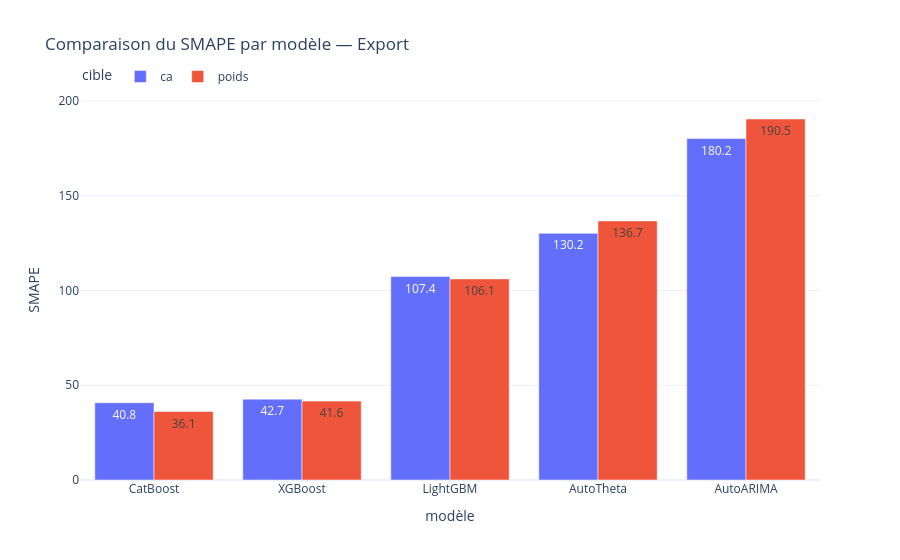

Notebook code for this chart:
### Code cell
# Comparaison visuelle du SMAPE par modèle et par cible
fig = px.bar(results_df, x="modèle", y="SMAPE", color="cible", barmode="group",
             title=f"Comparaison du SMAPE par modèle — {DATASET_NAME}",
             text_auto=".1f")
fig.update_layout(template="plotly_white", legend=dict(orientation="h", y=1.1))
fig.show()

### Figure 1 — Plotly figure (JSON) as saved in the notebook; plotly's stock layout.template omitted (floating-point values rounded to 4 significant figures)
{"data": [{"alignmentgroup": "True", "hovertemplate": "cible=ca<br>modèle=%{x}<br>SMAPE=%{y}<extra></extra>", "legendgroup": "ca", "marker": {"color": "#636efa", "pattern": {"shape": ""}}, "name": "ca", "offsetgroup": "ca", "orientation": "v", "showlegend": true, "textposition": "auto", "texttemplate": "%{y:.1f}", "type": "bar", "x": ["CatBoost", "XGBoost", "LightGBM", "AutoTheta", "AutoARIMA"], "xaxis": "x", "y": [40.77, 42.68, 107.4, 130.2, 180.2], "yaxis": "y"}, {"alignmentgroup": "True", "hovertemplate": "cible=poids<br>modèle=%{x}<br>SMAPE=%{y}<extra></extra>", "legendgroup": "poids", "marker": {"color": "#EF553B", "pattern": {"shape": ""}}, "name": "poids", "offsetgroup": "poids", "orientation": "v", "showlegend": true, "textposition": "auto", "texttemplate": "%{y:.1f}", "type": "bar", "x": ["CatBoost", "XGBoost", "LightGBM", "AutoTheta", "AutoARIMA"], "xaxis": "x", "y": [36.15, 41.65, 106.1, 136.7, 190.5], "yaxis": "y"}], "layout": {"barmode": "group", "legend": {"orientation": "h", "title": {"text": "cible"}, "tracegroupgap": 0, "y": 1.1}, "title": {"text": "Comparaison du SMAPE par modèle — Export"}, "xaxis": {"anchor": "y", "domain": [0, 1], "title": {"text": "modèle"}}, "yaxis": {"anchor": "x", "domain": [0, 1], "title": {"text": "SMAPE"}}}}
